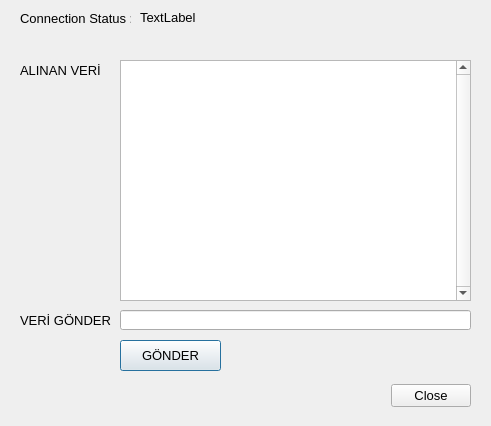
<?xml version="1.0" encoding="UTF-8"?>
<ui version="4.0">
 <class>d_ConnectionDialog</class>
 <widget class="QDialog" name="d_ConnectionDialog">
  <property name="geometry">
   <rect>
    <x>0</x>
    <y>0</y>
    <width>491</width>
    <height>426</height>
   </rect>
  </property>
  <property name="sizePolicy">
   <sizepolicy hsizetype="Fixed" vsizetype="Fixed">
    <horstretch>0</horstretch>
    <verstretch>0</verstretch>
   </sizepolicy>
  </property>
  <property name="font">
   <font>
    <pointsize>10</pointsize>
   </font>
  </property>
  <property name="windowTitle">
   <string>Dialog</string>
  </property>
  <widget class="QDialogButtonBox" name="buttonBox">
   <property name="geometry">
    <rect>
     <x>390</x>
     <y>380</y>
     <width>81</width>
     <height>31</height>
    </rect>
   </property>
   <property name="orientation">
    <enum>Qt::Horizontal</enum>
   </property>
   <property name="standardButtons">
    <set>QDialogButtonBox::Close</set>
   </property>
   <property name="centerButtons">
    <bool>true</bool>
   </property>
  </widget>
  <widget class="QLabel" name="label">
   <property name="geometry">
    <rect>
     <x>20</x>
     <y>60</y>
     <width>91</width>
     <height>21</height>
    </rect>
   </property>
   <property name="text">
    <string>ALINAN VERİ</string>
   </property>
  </widget>
  <widget class="QLabel" name="label_2">
   <property name="geometry">
    <rect>
     <x>20</x>
     <y>310</y>
     <width>91</width>
     <height>21</height>
    </rect>
   </property>
   <property name="text">
    <string>VERİ GÖNDER</string>
   </property>
  </widget>
  <widget class="QLineEdit" name="lineEdit_out">
   <property name="geometry">
    <rect>
     <x>120</x>
     <y>310</y>
     <width>351</width>
     <height>20</height>
    </rect>
   </property>
   <property name="maxLength">
    <number>256</number>
   </property>
  </widget>
  <widget class="QPushButton" name="pushButton_send">
   <property name="geometry">
    <rect>
     <x>120</x>
     <y>340</y>
     <width>101</width>
     <height>31</height>
    </rect>
   </property>
   <property name="text">
    <string>GÖNDER</string>
   </property>
   <property name="default">
    <bool>true</bool>
   </property>
  </widget>
  <widget class="QLabel" name="label_status">
   <property name="geometry">
    <rect>
     <x>140</x>
     <y>10</y>
     <width>321</width>
     <height>21</height>
    </rect>
   </property>
   <property name="text">
    <string>TextLabel</string>
   </property>
   <property name="alignment">
    <set>Qt::AlignLeading|Qt::AlignLeft|Qt::AlignTop</set>
   </property>
  </widget>
  <widget class="QTextEdit" name="textEdit">
   <property name="geometry">
    <rect>
     <x>120</x>
     <y>60</y>
     <width>351</width>
     <height>241</height>
    </rect>
   </property>
   <property name="verticalScrollBarPolicy">
    <enum>Qt::ScrollBarAlwaysOn</enum>
   </property>
   <property name="horizontalScrollBarPolicy">
    <enum>Qt::ScrollBarAlwaysOff</enum>
   </property>
   <property name="readOnly">
    <bool>true</bool>
   </property>
  </widget>
  <widget class="QLabel" name="label_3">
   <property name="geometry">
    <rect>
     <x>20</x>
     <y>10</y>
     <width>111</width>
     <height>16</height>
    </rect>
   </property>
   <property name="text">
    <string>Connection Status :</string>
   </property>
  </widget>
 </widget>
 <tabstops>
  <tabstop>lineEdit_out</tabstop>
  <tabstop>pushButton_send</tabstop>
  <tabstop>textEdit</tabstop>
 </tabstops>
 <resources/>
 <connections>
  <connection>
   <sender>buttonBox</sender>
   <signal>accepted()</signal>
   <receiver>d_ConnectionDialog</receiver>
   <slot>accept()</slot>
   <hints>
    <hint type="sourcelabel">
     <x>248</x>
     <y>254</y>
    </hint>
    <hint type="destinationlabel">
     <x>157</x>
     <y>274</y>
    </hint>
   </hints>
  </connection>
  <connection>
   <sender>buttonBox</sender>
   <signal>rejected()</signal>
   <receiver>d_ConnectionDialog</receiver>
   <slot>reject()</slot>
   <hints>
    <hint type="sourcelabel">
     <x>316</x>
     <y>260</y>
    </hint>
    <hint type="destinationlabel">
     <x>286</x>
     <y>274</y>
    </hint>
   </hints>
  </connection>
 </connections>
</ui>
